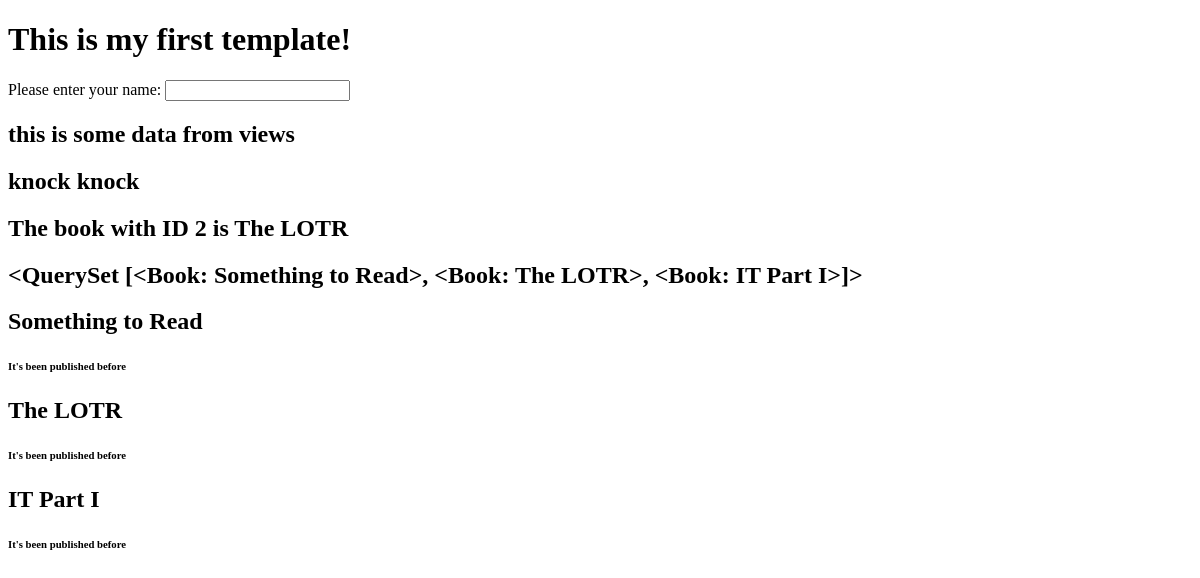
Page /demo/ on the earlier database version.
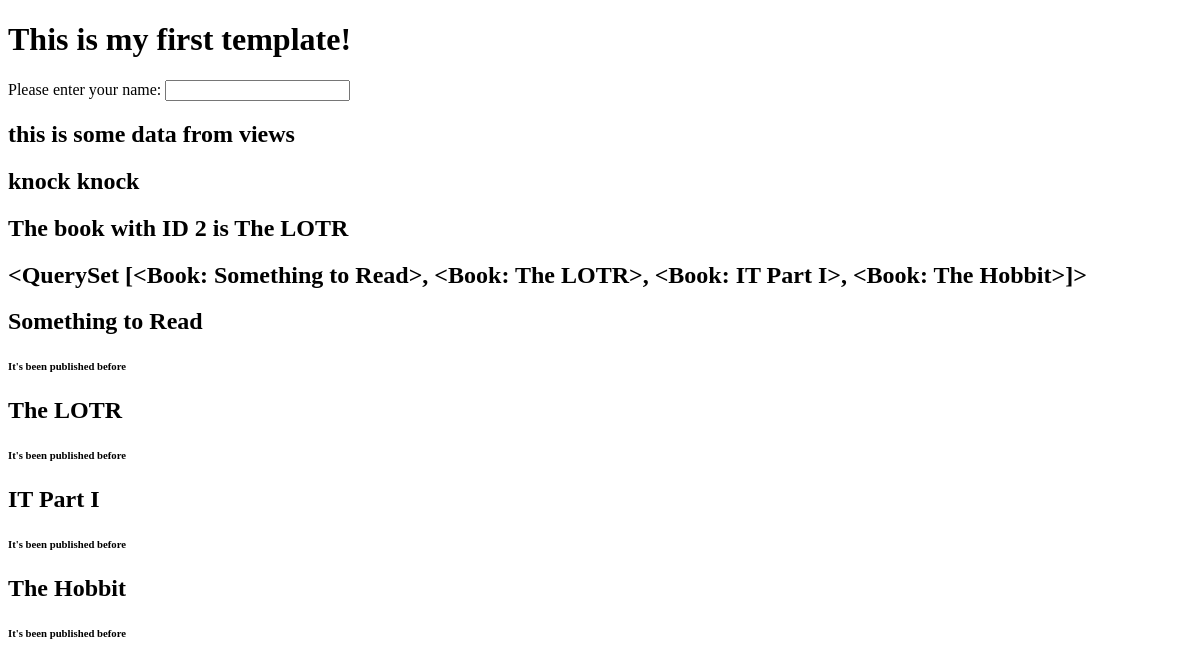
Same page on the later database version.
### demo/models.py (models this page shows)
class Book(models.Model):
    STATUS = (
        (0, 'Unknown'),
        (1, 'processed'),
        (2, 'paid')
    )
    GENRE = (
        ("AC", "Action"),
        ("FAN", "Fantasy"),
        ("NF", "Non-fiction"),
        ("FC", "Fiction")
    )
    FRIENDLY = (
        ("KF", "Kid-Friendly"),
        ("NKF", "Not-Kid-Friendly")
    )
    title = models.CharField(max_length=36, null=True, unique=True)
    genre = models.CharField(max_length=50, choices=GENRE)
    kid_friendly = models.CharField(
        blank=True, max_length=50, choices=FRIENDLY)
    status = models.IntegerField(choices=STATUS, null=True)
    description = models.TextField(max_length=500, blank=True)
    price = models.DecimalField(default=0, max_digits=15, decimal_places=2)
    published = models.DateField(blank=True, null=True)
    is_book_published = models.BooleanField(default=False)
    cover = models.ImageField(upload_to="covers/", blank=True)
    def __str__(self):
        return self.title

### demo/views.py (the view)
# urls.py: path('', views.first),
def first(request):
    return render(request, 'first_temp.html', {
        'data': 'this is some data from views',
        'joke': 'knock knock',
        'book': B.objects.get(id=2).title,
        'books': B.objects.all()
    })

### templates/first_temp.html (shortened to what this page needs)
<!DOCTYPE html>
<html lang="en">
<head>
</head>
<body>
    <h1>This is my first template!</h1>
    <label for="name">Please enter your name:</label>
    <input id="name" type="text">
    <h2>{{data}}</h2>
    <h2>{{joke}}</h2>
    <h2>The book with ID 2 is {{book}}</h2>
    <h2>{{books}}</h2>
    {% for book in books %}
        <h2>{{book.title}}</h2>
        {% if book.is_book_published %}
            <h6>It's been published before</h6>
        {% endif %}
    {% endfor %}
</body>
</html>

Differences in the rows shown:
computed for Book "Something to Read": title.title "<QuerySet [<Book: Something to Read>, <Book: The LOTR>, <Book: IT Part I>]>" → "<QuerySet [<Book: Something to Read>, <Book: The LOTR>, <Book: IT Part I>, <Book: The Hobbit>]>"
added Book: title "The Hobbit", is_book_published "It's been published before"
